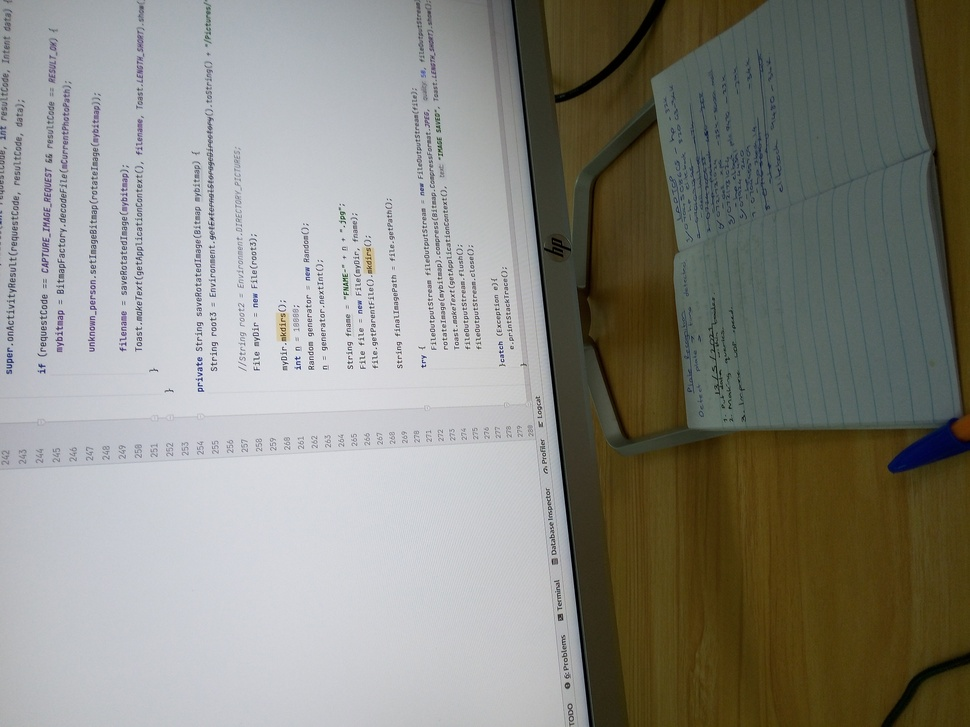
#> input picture image.jpg, 970 x 727 px, shrunk from 4160 x 3120 before the run
$ python rotatepicPIL.py
#> lines starting #> are read from the running program, lines starting #| are printed output that depends on the picture
from PIL import Image
import time

image = Image.open('image.jpg')
#> image is the input picture: PIL image 970x727 RGB; mean R, G, B 138.5, 138.1, 130.6

start_time = time.time()
rotated = image.rotate(-90)
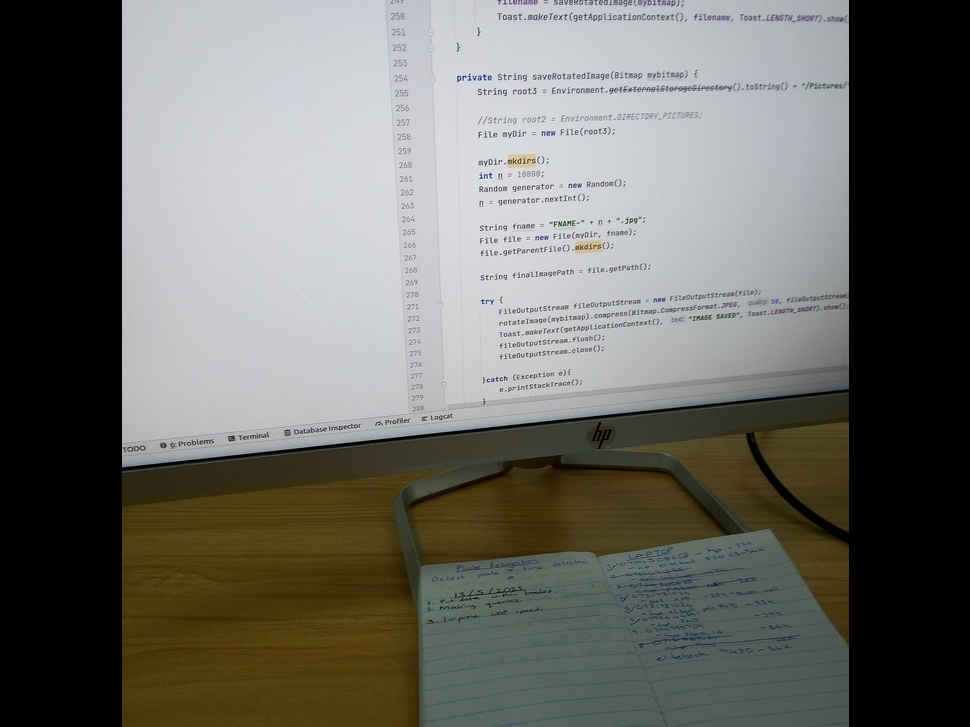
#> rotated: PIL image 970x727 RGB; mean R, G, B 107, 106.6, 101.1

# image.show()

rotatedImage = rotated.save('rotated.jpg')
end_time = time.time()

print(f"this process took {start_time - end_time} seconds")

$ run again, with martin.jpg copied over image.jpg
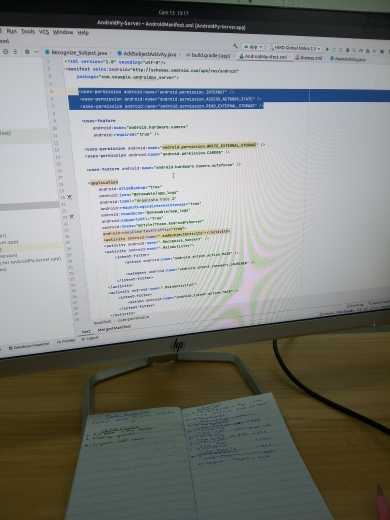
#> input picture martin.jpg, 390 x 520 px
#> image is the input picture: PIL image 390x520 RGB; mean R, G, B 130.6, 132.5, 128.5
#> `rotated = image.rotate(-90)`:
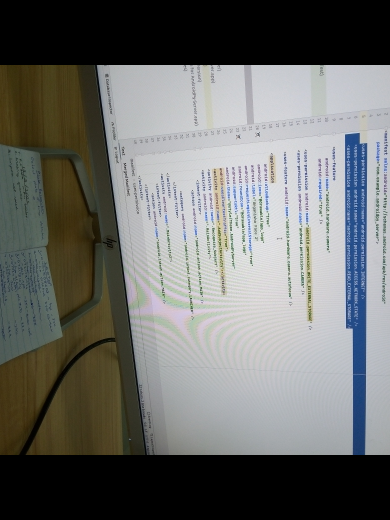
#> rotated: PIL image 390x520 RGB; mean R, G, B 109.1, 110.2, 107.8
